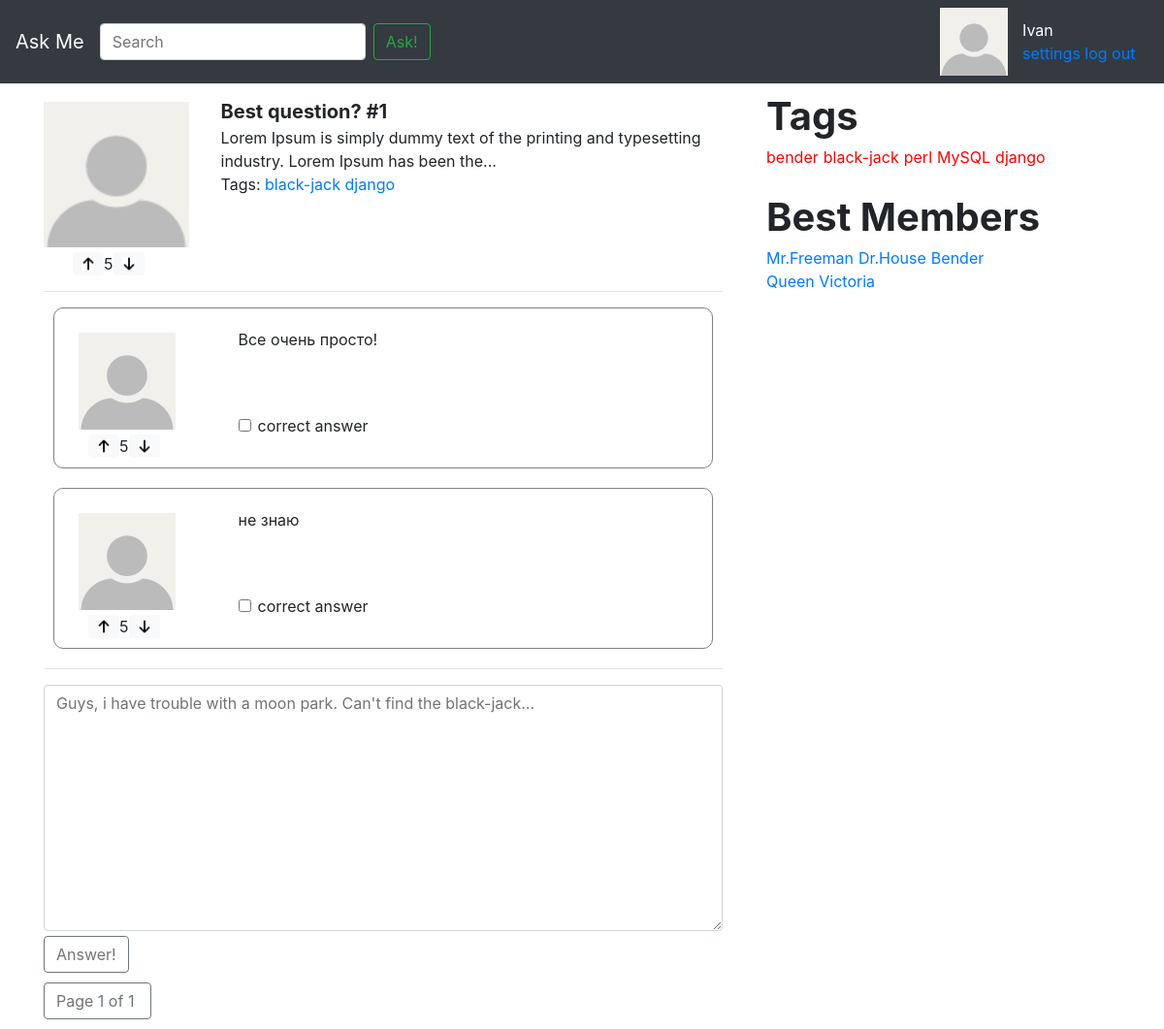
Before: /question/1/ with the older database file.
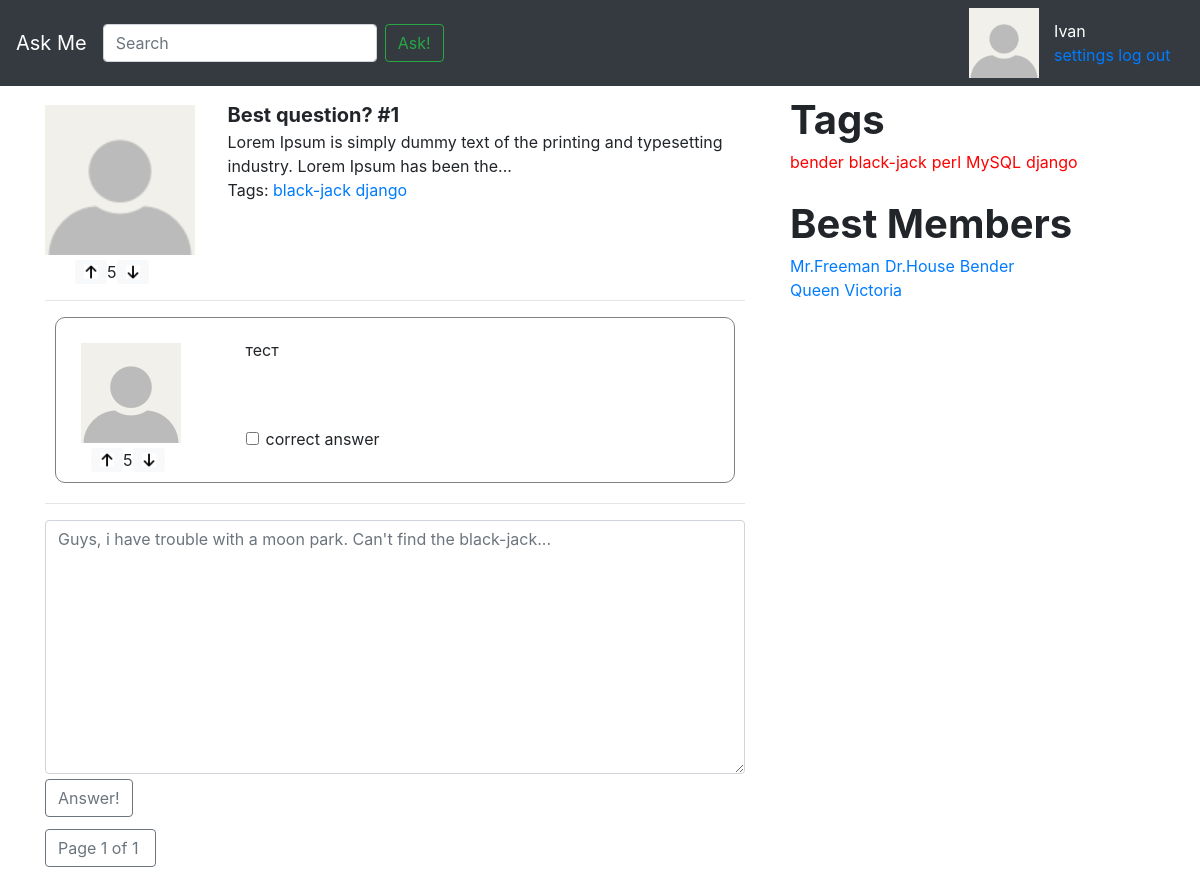
After: the same page with the newer database file.
### app/models.py (models this page shows, shortened)
class Answer(models.Model):
	text = models.TextField(verbose_name = 'Текст')
	rating = models.IntegerField(verbose_name = 'Рейтинг')
	date_create = models.DateField(auto_now_add=True, verbose_name = 'Дата создания')
	is_correct = models.BooleanField(default=False, verbose_name = 'Правильность')
	question = models.ForeignKey('Question', on_delete = models.CASCADE, verbose_name = 'Вопрос')
	author = models.ForeignKey('User', on_delete = models.CASCADE, verbose_name = 'Автор')
	marks = GenericRelation(Mark)
	objects = AnswerManager()
	class Meta:
		verbose_name = 'Ответ'
		verbose_name_plural = 'Ответы'

### app/views.py (the view)
# urls.py: path('question/<int:question_id>/', views.question_answers, name='question_answers'),
def question_answers(request, question_id):
	question = questions[question_id]
	question_answers = Answer.objects.filter(question__id = question_id)
	page_obj = paginate(request, question_answers)
	return render(request, 'answers_page.html', {
		'page_obj': page_obj,
		'question': question,
		})

### app/views.py (called while the page is built)
def paginate(request, object_list, per_page=3):
    paginator = Paginator(object_list, per_page)
    page_number = request.GET.get('page')
    page_obj = paginator.get_page(page_number)
    return page_obj

### askme/context_processors.py (called while the page is built)
def tags(arg):
	tags = { 1:'bender',
		2:'black-jack',
		3:'perl',
		4:'MySQL',
		5:'django',
	}
	return { 'tags': tags }

def best_members(arg):
	best_members = {
		1:'Mr.Freeman',
		2:'Dr.House',
		3:'Bender',
		4:'Queen Victoria',
		}
	return { 'members': best_members }

### templates/answers_page.html (shortened to what this page needs)
{% extends 'inc/base.html' %}
{% load static %}
{% block content %}
    <div class="row main_question">
    <div class="col-3 question_box_left">
        <div class="row">
            <img id="main_question_img" src="{% static "img/111.jpg" %}" alt="My image" class="question-img">
        </div>
        <div id="main_question_like_widget" class="row like_widget">
            <img class="btn btn-primary btn-sm btn-light" src="{% static 'img/like.jpg' %}" height="24">
            <div class="bd-highlight like-status">5</div>
            <img class="btn btn-primary btn-sm btn-light" src="{% static 'img/dislike.jpg' %}" height="24">
        </div>
    </div>
        <div class="col-9">
            <div class="question_box_right">
                <div class="question-title">{{ question.title }}</div>
                <div >{{ question.text }}</div>
                <div class="row">
                    <div class="col">
                        <span class="ans_tag">Tags:</span>
                            <a class="ans_tag" href="{% url 'tag' tags.1  %}">{{ tags.2 }}</a>
                            <a class="ans_tag" href="{% url 'tag' tags.1  %}">{{ tags.5 }}</a>
                    </div>
                </div>
            </div>
        </div>
    </div>
    <hr/>
    {% for answer in page_obj %}
        {% include 'inc/answer.html' %}
    {% endfor %}
    <hr/>
    <textarea class="form-control" id="exampleFormControlTextarea1" rows="10" placeholder="Guys, i have trouble with a moon park. Can't find the black-jack..."></textarea>
    <button id="answer_btn_answer_page" type="button" class="page_btn btn btn-outline-secondary" id="answer_btn">Answer!
    </button>
{% endblock content %}
{% block right %}
    {% include 'inc/tags_section.html' %}
{% endblock right %}
{% block page_btns %}
    {% include 'inc/pagination.html' %}
{% endblock page_btns %}

### templates/inc/base.html (shortened to what this page needs)
{% load static %}
<!doctype html>
<html lang="en" class="h-100">
    <head>
        <link href="{% static "css/sticky-footer.css" %}" rel="stylesheet">
        <link href="{% static "css/bootstrap.min.css" %}" rel="stylesheet">
        <link href="{% static "css/container.css" %}" rel="stylesheet">
    </head>
    <body class="d-flex flex-column h-100">
        <header>
            {% include 'inc/navbar.html' %}
        </header>
        <div class="container">
            <div class="row">
                <div id="question-section" class="col">
                    {% block content %}
                    {% endblock content %}
                </div>
                <div id="tag_section" class="col-4">
                    {% block right %}
                    {% endblock right %}
                </div>
            </div>
            <div id="page_links_row" class="">
                    {% block page_btns %}{% endblock page_btns %}
            </div>
        </div>
    </body>
</html>

### templates/inc/navbar.html
{% load static %}
<nav class="navbar navbar-expand-md navbar-dark fixed-top bg-dark">
    <a class="navbar-brand" href="{% url 'index' %}">Ask Me</a>
    <div class="collapse navbar-collapse" id="navbarCollapse">
        <form class="form-inline mt-2 mt-md-0" action="{% url 'ask_question' %}">
            <input class="form-control mr-sm-2" type="text" placeholder="Search" aria-label="Search">
            <button class="btn btn-outline-success my-2 my-sm-0" type="submit">Ask!</button>
        </form>
    </div>
    <img id="navbar_avatar_image" src="{% static "img/111.jpg" %}" alt="My image">
    <div>
        <div class="profile_info">
            <span id="name">Ivan</span>
            <div class="header_profile_links">
                <a  href="{% url 'settings' %}">settings</a>
                <a class="" href="{% url 'login' %}">log out</a>
            </div>
        </div>
    </div>
</nav>

### templates/inc/answer.html
{% load static %}
<div class="row question-box">
    <div class="col-3 question_box_left">
        <div class="row">
            <img src="{% static "img/111.jpg" %}" alt="My image" class="question-img">
        </div>
        <div class="row like_widget">
            <img class="btn btn-primary btn-sm btn-light" src="{% static 'img/like.jpg' %}" height="24">
            <div class="bd-highlight like-status">5</div>
            <img class="btn btn-primary btn-sm btn-light" src="{% static 'img/dislike.jpg' %}" height="24">
        </div>
    </div>
    <div class="col-9">
        <div class="question_box_right">
            <div class="question-text">{{ answer.text }}</div>
            <div class="row answers_links_bottom">
                <div class="col">
                    <div class="form-check">
                        <input class="form-check-input" type="checkbox" value="" id="defaultCheck1">
                        <label class="form-check-label" for="defaultCheck1">
                            correct answer
                        </label>
                    </div>
                </div>
            </div>
        </div>
    </div>
</div>

### templates/inc/tags_section.html
<div>
    <div class="row">
        <span class="row tags_header">Tags</span>
    </div>
    <div class="row link_tags">
        {% for tag in tags.values %}
            <a class="sample_tag lang_tag" href="{% url 'tag' tag  %}">{{ tag }}</a>
        {% endfor %}
    </div>
</div>
<div>
    <div class="row">
        <span class="row tags_header">Best Members</span>
    </div>
    <div class="row link_tags">
        {% for member in members.values %}
            <a class="sample_tag" href="">{{ member }}</a>
        {% endfor %}
    </div>
</div>

### templates/inc/pagination.html (shortened to what this page needs)
<div class="pagination">
        <button type="button" class="page_btn btn btn-outline-secondary">
            <span class="current">
                Page {{ page_obj.number }} of {{ page_obj.paginator.num_pages }}&nbsp;
            </span>
        </button>
</div>

### static/css/sticky-footer.css (style rules this page uses)
html { position: relative; min-height: 100%; }
body { margin-bottom: 60px; }
body > .container { padding: 60px 15px 0; }

### static/css/container.css (style rules this page uses)
.question-box { border: 1px solid gray; padding: 10px; margin: 10px; border-radius: 10px; margin-bottom: 20px; }
#navbar_avatar_image { max-width: 70px; }
.like_widget { margin-left: 10px; margin-top: 5px; }
#main_question_img { margin-left: 15px; margin-top: 15px; width: 150px; width: 150px; padding: 0px; }
#main_question_like_widget { margin-left: 30px; }
.question-text { margin-top: 10px; }
.answers_links_bottom { margin-top: 65px; }
.question-img { margin-left: 15px; margin-top: 15px; max-width: 150px; padding: 0px; }
.question-title { font-size: 20px; font-weight: bold; }
#name { color: white; }
.profile_info { margin-left: 15px; width: 130px; }
.tags_header { font-size: 40px; font-weight: bold; margin-left: 0px; }
#tag_section { margin-left: 30px; }
.link_tags { margin-right: 25px; margin-bottom: 20px; }
.sample_tag { margin-right: 5px; }
.lang_tag { color: red; }
.question_box_right { margin-top: 10px; }
#page_links_row { margin-top: 15px; position: relative; bottom: 1%; }
#answer_btn_answer_page { margin-top: 5px; margin-bottom: 5px; }
.page_btn { margin-right: 5px; }

Changed rows visible on the page:
removed Answer: text "не знаю"
changed Answer: text "Все очень просто!" → "тест"
